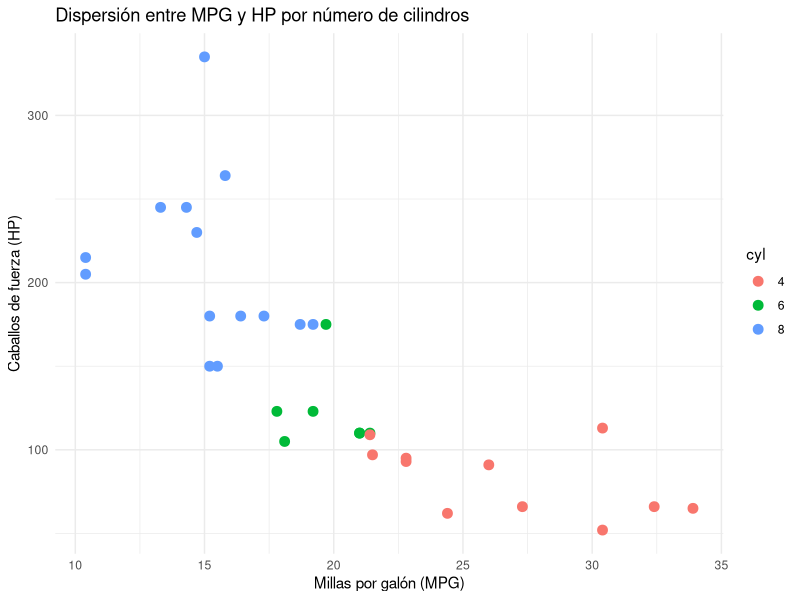
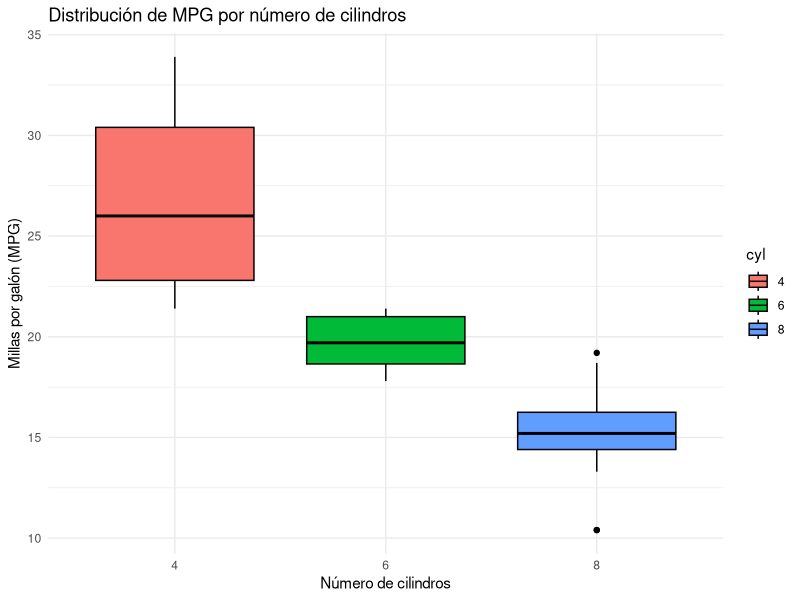
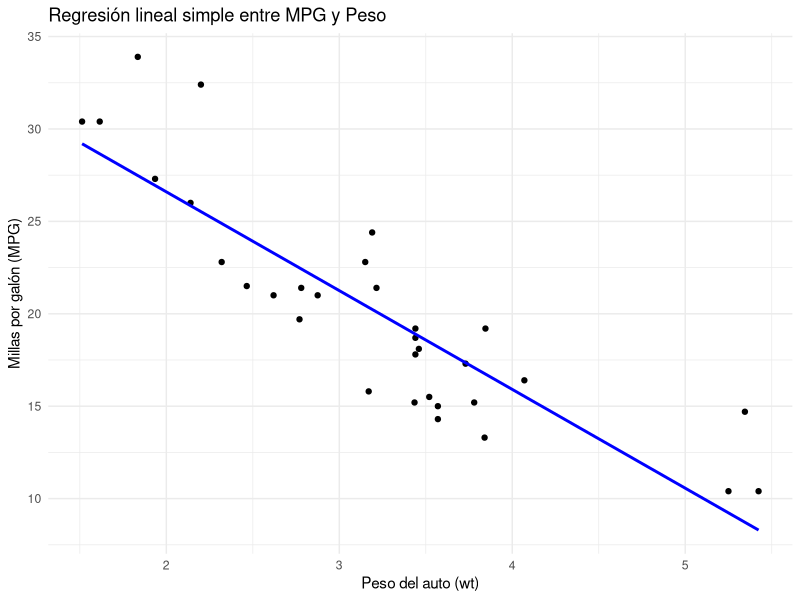

Here is the R script that generated these plots, in order:
## ---- chunk 1
library(tidyverse)
library(dplyr)
library(ggplot2)
## ---- chunk 2
data(mtcars)
glimpse(mtcars)
summary(mtcars)
## ---- chunk 3
mtcars$cyl <- factor(mtcars$cyl)
class(mtcars$cyl)
## ---- chunk 4
mtcars %>% group_by(cyl) %>%
  summarise("Media" = round(mean(mpg), 2), "Desviación" = round(sd(mpg), 2))
## ---- chunk 5
ggplot(mtcars, aes(x = mpg, y = hp, color = cyl)) +
  geom_point(size = 3) +
  labs(title = "Dispersión entre MPG y HP por número de cilindros",
       x = "Millas por galón (MPG)",
       y = "Caballos de fuerza (HP)") +
  theme_minimal()
## ---- chunk 6
ggplot(mtcars, aes(x = cyl, y = mpg, fill = cyl)) +
  geom_boxplot(col = "black") +
  labs(title = "Distribución de MPG por número de cilindros",
       x = "Número de cilindros",
       y = "Millas por galón (MPG)") +
  theme_minimal()
## ---- chunk 7
modelo_simple <- lm(mpg ~ wt, data = mtcars)
ggplot(modelo_simple, aes(x = wt, y = mpg)) +
  geom_point() +
  geom_smooth(method = "lm", formula = (y ~ x),se = FALSE, color = "blue") +
  labs(title = "Regresión lineal simple entre MPG y Peso",
       x = "Peso del auto (wt)",
       y = "Millas por galón (MPG)") +
  theme_minimal()
